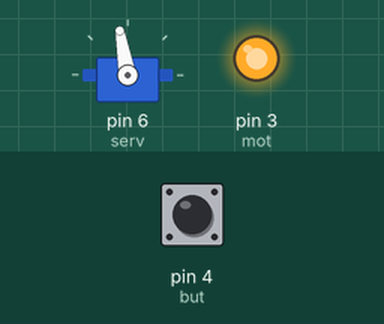
Bench run of a sketch on a simulated Arduino Uno, built with avr-gcc and run on an emulated ATmega328P. On the bench: servo, output pins drawn as LEDs (lit = HIGH). Inputs (shaded band) come from the test bench; at power-on: pin 4 (but) HIGH. What the sketch prints to the serial monitor is not drawn.

Above: at 1.2 s.
1.3 s: pin 4 (but) pulled LOW for 0.15 s
At 1.75 s:
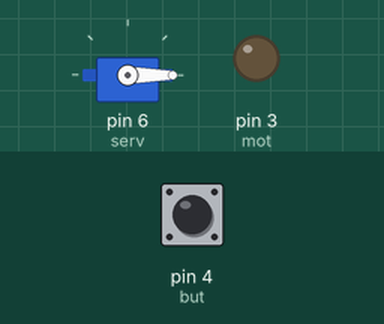
At 2.1 s:
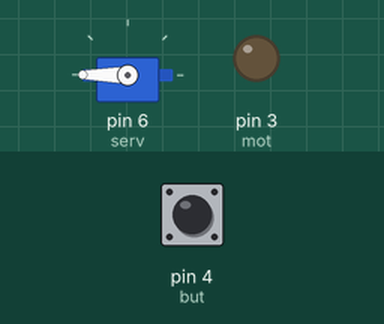
Timing chart, 0 to 4.3 s (numbered marks = the images above; inputs shaded):
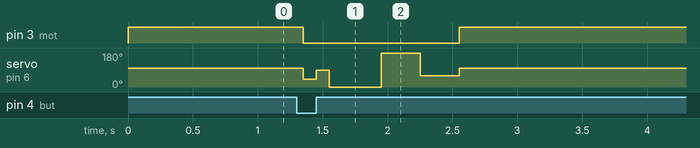

Measured:
- after the input at 1.3 s, pin 3 (mot): HIGH → LOW after 0.05 s, → HIGH 1.2 s later; servo on pin 6 (serv): 100° → 40° after 0.05 s, → 90° 0.10 s later, → 0° 0.10 s later, → 180° 0.40 s later, … (6 changes in this stretch)

The sketch:

gun_test.ino
```cpp
#include<Servo.h>
#include<Bounce2.h>

Servo serv;
int mot = 3, but = 4;
Bounce button = Bounce();

void setup() {
  // put your setup code here, to run once:
  pinMode(mot, OUTPUT);
  pinMode(but, INPUT_PULLUP);
  serv.attach(6);
  serv.write(100);
  button.attach(but);
  button.interval(10);
  Serial.begin(9600);
  digitalWrite(mot, HIGH);
}

void loop() {
  // put your main code here, to run repeatedly:
  button.update();
  if(button.fell()){
    shoot();
    Serial.println("Button Pressed");
  }
  delay(50);
}

void shoot(){
  digitalWrite(mot, LOW);
  serv.write(40);
  delay(100);
  serv.write(90);
  delay(100);
  serv.write(0);
  delay(200);
  //serv.write(180);
  delay(200);
  serv.write(180);
  delay(300);
  serv.write(60);

  delay(300);
  serv.write(100);
  digitalWrite(mot, HIGH);
}
```
